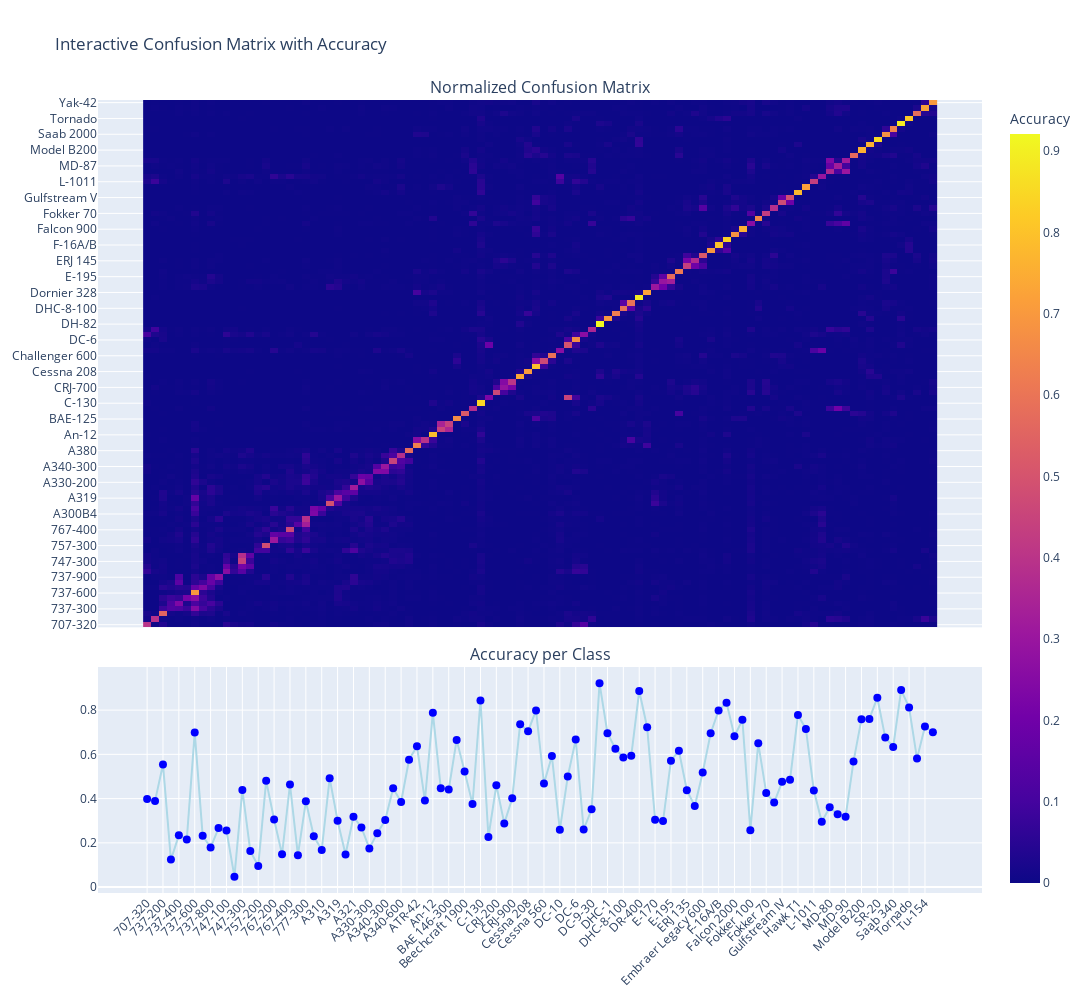

Notebook source saved alongside this figure:
### Markdown cell above
# CM heatmap along with Lollipop scatter plot

### Code cell
# Create heatmap using Plotly
heatmap = go.Heatmap(
    z=cm_normalized,
    x=class_names,
    y=class_names,
    colorscale='Plasma',
    colorbar=dict(title='Accuracy'),
    hovertemplate='Actual: %{y}<br>Predicted: %{x}<br>Accuracy: %{z:.2%}<extra></extra>'
)

# Create scatter plot (lollipop style) for class accuracy
scatter = go.Scatter(
    x=class_names,
    y=class_accuracy,
    mode='markers+lines',
    marker=dict(size=8, color='blue'),
    line=dict(color='lightblue'),
    name='Class Accuracy',
    hovertemplate='Class: %{x}<br>Accuracy: %{y:.2%}<extra></extra>'
)

# Create subplots with corrected keyword 'shared_xaxes'
fig = sub.make_subplots(
    rows=2, cols=1,
    row_heights=[0.7, 0.3],
    shared_xaxes=True,
    vertical_spacing=0.05,
    subplot_titles=("Normalized Confusion Matrix", "Accuracy per Class")
)

fig.add_trace(heatmap, row=1, col=1)
fig.add_trace(scatter, row=2, col=1)

fig.update_layout(
    height=1000,
    width=1200,
    title_text="Interactive Confusion Matrix with Accuracy",
    xaxis2=dict(tickangle=315),
    margin=dict(t=100)
)

fig.write_html(os.path.join(os.pardir, "outputs", "interactive_confusion_matrix.html"))
print("Interactive confusion matrix with variant level class accuracy saved as 'interactive_confusion_matrix.html'.")
fig.show()

### Figure 1 — Plotly figure (JSON) as saved in the notebook; plotly's stock layout.template omitted (floating-point values rounded to 4 significant figures; data arrays with more than 128 entries replaced by an {"elided": "..."} marker saying what was removed)
{"data": [{"colorbar": {"title": {"text": "Accuracy"}}, "colorscale": [[0, "#0d0887"], [0.1111, "#46039f"], [0.2222, "#7201a8"], [0.3333, "#9c179e"], [0.4444, "#bd3786"], [0.5556, "#d8576b"], [0.6667, "#ed7953"], [0.7778, "#fb9f3a"], [0.8889, "#fdca26"], [1, "#f0f921"]], "hovertemplate": "Actual: %{y}<br>Predicted: %{x}<br>Accuracy: %{z:.2%}<extra></extra>", "type": "heatmap", "x": ["707-320", "727-200", "737-200", "737-300", "737-400", "737-500", "737-600", "737-700", "737-800", "737-900", "747-100", "747-200", "747-300", "747-400", "757-200", "757-300", "767-200", "767-300", "767-400", "777-200", "777-300", "A300B4", "A310", "A318", "A319", "A320", "A321", "A330-200", "A330-300", "A340-200", "A340-300", "A340-500", "A340-600", "A380", "ATR-42", "ATR-72", "An-12", "BAE 146-200", "BAE 146-300", "BAE-125", "Beechcraft 1900", "Boeing 717", "C-130", "C-47", "CRJ-200", "CRJ-700", "CRJ-900", "Cessna 172", "Cessna 208", "Cessna 525", "Cessna 560", "Challenger 600", "DC-10", "DC-3", "DC-6", "DC-8", "DC-9-30", "DH-82", "DHC-1", "DHC-6", "DHC-8-100", "DHC-8-300", "DR-400", "Dornier 328", "E-170", "E-190", "E-195", "EMB-120", "ERJ 135", "ERJ 145", "Embraer Legacy 600", "Eurofighter Typhoon", "F-16A/B", "F/A-18", "Falcon 2000", "Falcon 900", "Fokker 100", "Fokker 50", "Fokker 70", "Global Express", "Gulfstream IV", "Gulfstream V", "Hawk T1", "Il-76", "L-1011", "MD-11", "MD-80", "MD-87", "MD-90", "Metroliner", "Model B200", "PA-28", "SR-20", "Saab 2000", "Saab 340", "Spitfire", "Tornado", "Tu-134", "Tu-154", "Yak-42"], "xaxis": "x", "y": ["707-320", "727-200", "737-200", "737-300", "737-400", "737-500", "737-600", "737-700", "737-800", "737-900", "747-100", "747-200", "747-300", "747-400", "757-200", "757-300", "767-200", "767-300", "767-400", "777-200", "777-300", "A300B4", "A310", "A318", "A319", "A320", "A321", "A330-200", "A330-300", "A340-200", "A340-300", "A340-500", "A340-600", "A380", "ATR-42", "ATR-72", "An-12", "BAE 146-200", "BAE 146-300", "BAE-125", "Beechcraft 1900", "Boeing 717", "C-130", "C-47", "CRJ-200", "CRJ-700", "CRJ-900", "Cessna 172", "Cessna 208", "Cessna 525", "Cessna 560", "Challenger 600", "DC-10", "DC-3", "DC-6", "DC-8", "DC-9-30", "DH-82", "DHC-1", "DHC-6", "DHC-8-100", "DHC-8-300", "DR-400", "Dornier 328", "E-170", "E-190", "E-195", "EMB-120", "ERJ 135", "ERJ 145", "Embraer Legacy 600", "Eurofighter Typhoon", "F-16A/B", "F/A-18", "Falcon 2000", "Falcon 900", "Fokker 100", "Fokker 50", "Fokker 70", "Global Express", "Gulfstream IV", "Gulfstream V", "Hawk T1", "Il-76", "L-1011", "MD-11", "MD-80", "MD-87", "MD-90", "Metroliner", "Model B200", "PA-28", "SR-20", "Saab 2000", "Saab 340", "Spitfire", "Tornado", "Tu-134", "Tu-154", "Yak-42"], "yaxis": "y", "z": {"elided": "100x100 float values"}}, {"hovertemplate": "Class: %{x}<br>Accuracy: %{y:.2%}<extra></extra>", "line": {"color": "lightblue"}, "marker": {"color": "blue", "size": 8}, "mode": "markers+lines", "name": "Class Accuracy", "type": "scatter", "x": ["707-320", "727-200", "737-200", "737-300", "737-400", "737-500", "737-600", "737-700", "737-800", "737-900", "747-100", "747-200", "747-300", "747-400", "757-200", "757-300", "767-200", "767-300", "767-400", "777-200", "777-300", "A300B4", "A310", "A318", "A319", "A320", "A321", "A330-200", "A330-300", "A340-200", "A340-300", "A340-500", "A340-600", "A380", "ATR-42", "ATR-72", "An-12", "BAE 146-200", "BAE 146-300", "BAE-125", "Beechcraft 1900", "Boeing 717", "C-130", "C-47", "CRJ-200", "CRJ-700", "CRJ-900", "Cessna 172", "Cessna 208", "Cessna 525", "Cessna 560", "Challenger 600", "DC-10", "DC-3", "DC-6", "DC-8", "DC-9-30", "DH-82", "DHC-1", "DHC-6", "DHC-8-100", "DHC-8-300", "DR-400", "Dornier 328", "E-170", "E-190", "E-195", "EMB-120", "ERJ 135", "ERJ 145", "Embraer Legacy 600", "Eurofighter Typhoon", "F-16A/B", "F/A-18", "Falcon 2000", "Falcon 900", "Fokker 100", "Fokker 50", "Fokker 70", "Global Express", "Gulfstream IV", "Gulfstream V", "Hawk T1", "Il-76", "L-1011", "MD-11", "MD-80", "MD-87", "MD-90", "Metroliner", "Model B200", "PA-28", "SR-20", "Saab 2000", "Saab 340", "Spitfire", "Tornado", "Tu-134", "Tu-154", "Yak-42"], "xaxis": "x2", "y": [0.3985, 0.3897, 0.5545, 0.1242, 0.2338, 0.2152, 0.6985, 0.2324, 0.1788, 0.2667, 0.2559, 0.04697, 0.4394, 0.1632, 0.09545, 0.4803, 0.3059, 0.1485, 0.4636, 0.1441, 0.3879, 0.2303, 0.1676, 0.4924, 0.3, 0.1471, 0.3182, 0.2697, 0.175, 0.2439, 0.303, 0.4471, 0.3848, 0.5758, 0.6368, 0.3909, 0.7879, 0.4471, 0.4409, 0.6652, 0.5221, 0.3758, 0.8439, 0.2265, 0.4606, 0.2879, 0.4015, 0.7364, 0.7045, 0.7985, 0.4682, 0.5924, 0.2588, 0.5, 0.6667, 0.2603, 0.3515, 0.9212, 0.6956, 0.6258, 0.5864, 0.5941, 0.8864, 0.7227, 0.3044, 0.2985, 0.5712, 0.6162, 0.4379, 0.3667, 0.5176, 0.6955, 0.7985, 0.8338, 0.6818, 0.7561, 0.2574, 0.65, 0.4258, 0.3824, 0.4758, 0.4848, 0.7779, 0.7152, 0.4364, 0.2956, 0.3606, 0.3288, 0.3176, 0.5682, 0.7591, 0.7603, 0.8561, 0.6758, 0.6338, 0.8909, 0.8121, 0.5809, 0.7258, 0.7], "yaxis": "y2"}], "layout": {"annotations": [{"font": {"size": 16}, "showarrow": false, "text": "Normalized Confusion Matrix", "x": 0.5, "xanchor": "center", "xref": "paper", "y": 1.0, "yanchor": "bottom", "yref": "paper"}, {"font": {"size": 16}, "showarrow": false, "text": "Accuracy per Class", "x": 0.5, "xanchor": "center", "xref": "paper", "y": 0.285, "yanchor": "bottom", "yref": "paper"}], "height": 1000, "margin": {"t": 100}, "title": {"text": "Interactive Confusion Matrix with Accuracy"}, "width": 1200, "xaxis": {"anchor": "y", "domain": [0, 1], "matches": "x2", "showticklabels": false}, "xaxis2": {"anchor": "y2", "domain": [0, 1], "tickangle": -45}, "yaxis": {"anchor": "x", "domain": [0.335, 1.0]}, "yaxis2": {"anchor": "x2", "domain": [0, 0.285]}}}
